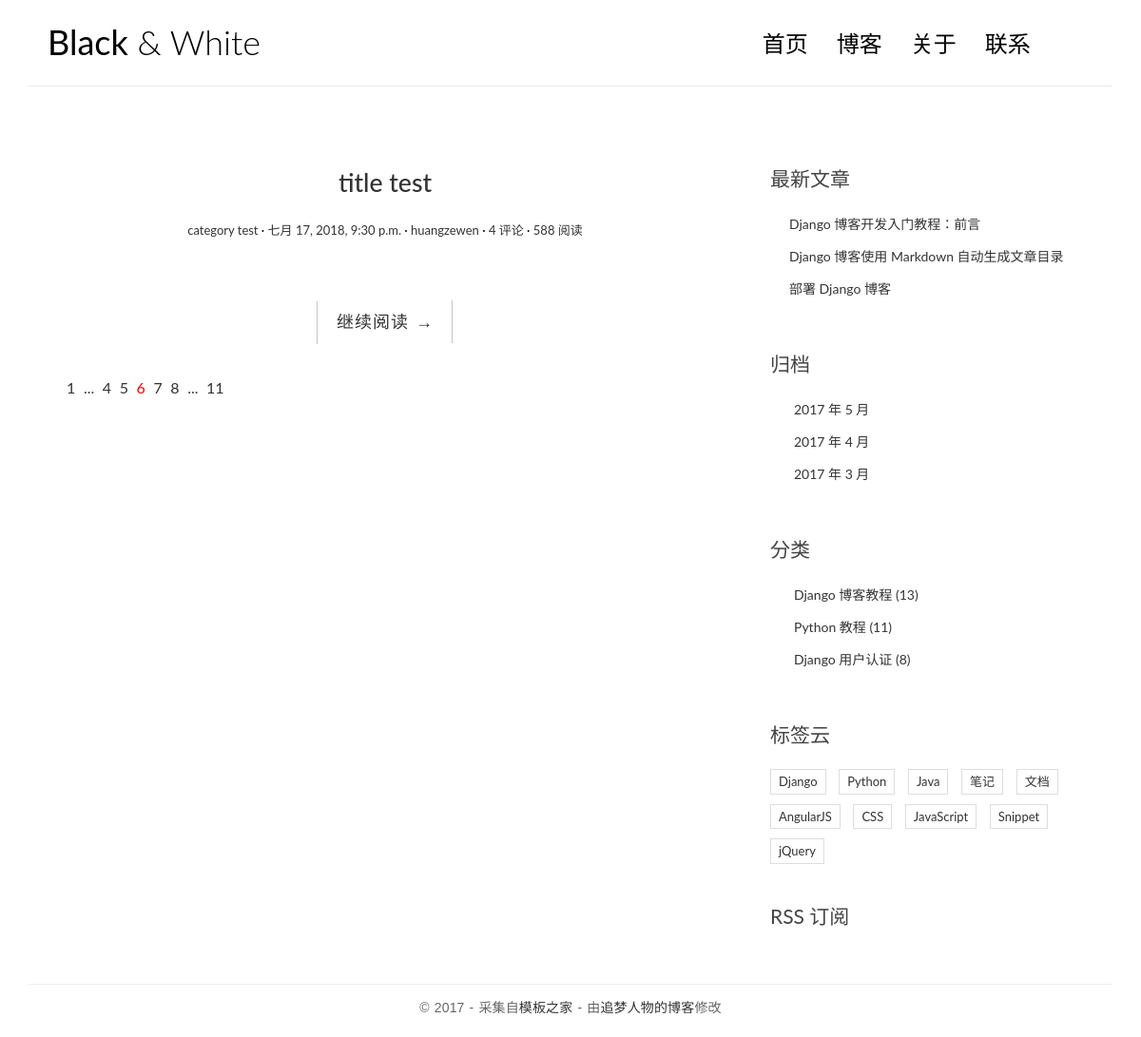
/blog/, run on an earlier commit of the app's database.
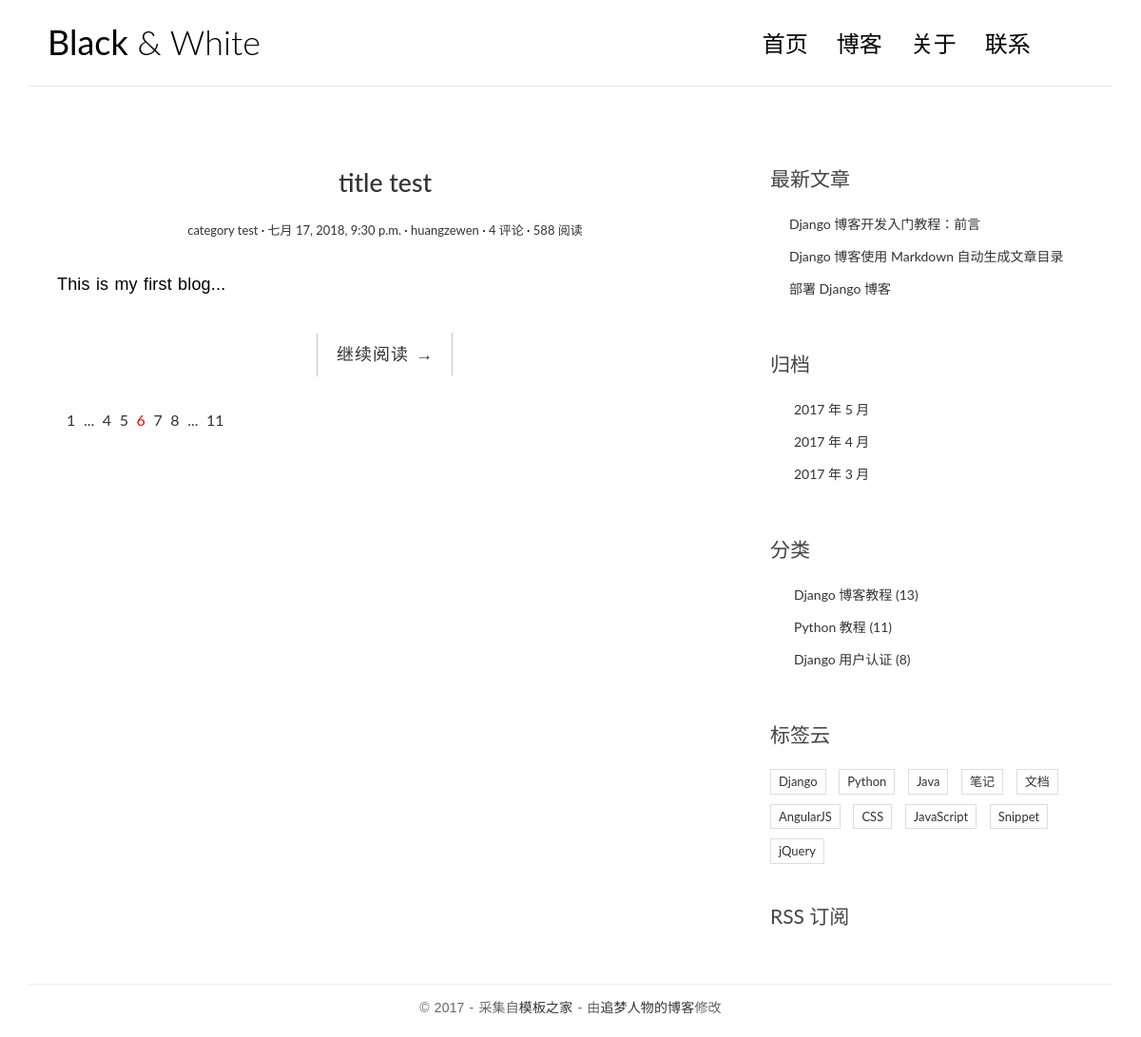
And on a later commit of the database.
### blog/models.py (models this page shows, shortened)
@python_2_unicode_compatible
class Post(models.Model):
    title = models.CharField(max_length=70)
    body = models.TextField()
    created_time = models.DateTimeField()
    modified_time = models.DateTimeField()
    excerpt = models.CharField(max_length=200, blank=True)
    category = models.ForeignKey(Category)
    tags = models.ManyToManyField(Tag, blank=True)
    author = models.ForeignKey(User)

@python_2_unicode_compatible
class Category(models.Model):
    name = models.CharField(max_length=100)

### blog/views.py (the view)
def index(request):
    post_list = Post.objects.all().order_by('-created_time')
    return render(request, 'blog/index.html', context={"post_list": post_list})

### templates/blog/index.html (shortened to what this page needs)
{% load staticfiles %}
<!DOCTYPE html>
<html>
<head>
    <link rel="stylesheet" href="{% static 'blog/css/bootstrap.min.css' %}">
    <link rel="stylesheet" href="http://code.ionicframework.com/ionicons/2.0.1/css/ionicons.min.css">
    <link rel="stylesheet" href="{% static 'blog/css/pace.css' %}">
    <link rel="stylesheet" href="{% static 'blog/css/custom.css' %}">
</head>
<body>
<div class="container">
    <header id="site-header">
        <div class="row">
            <div class="col-md-4 col-sm-5 col-xs-8">
                <div class="logo">
                    <h1><a href="index.html"><b>Black</b> &amp; White</a></h1>
                </div>
            </div>
            <div class="col-md-8 col-sm-7 col-xs-4">
                <nav class="main-nav" role="navigation">
                    <div class="collapse navbar-collapse" id="bs-example-navbar-collapse-1">
                        <ul class="nav navbar-nav navbar-right">
                            <li class="cl-effect-11"><a href="index.html" data-hover="首页">首页</a></li>
                            <li class="cl-effect-11"><a href="full-width.html" data-hover="博客">博客</a></li>
                            <li class="cl-effect-11"><a href="about.html" data-hover="关于">关于</a></li>
                            <li class="cl-effect-11"><a href="contact.html" data-hover="联系">联系</a></li>
                        </ul>
                    </div>
                </nav>
            </div>
        </div>
    </header>
</div>
<div class="content-body">
    <div class="container">
        <div class="row">
            <main class="col-md-8">
                {% for post in post_list %}
                <article class="post post-{{ post.pk }}">
                    <header class="entry-header">
                        <h1 class="entry-title">
                            <a href="single.html">{{ post.title }}</a>
                        </h1>
                        <div class="entry-meta">
                            <span class="post-category"><a href="#">{{ post.category.name }}</a></span>
                            <span class="post-date"><a href="#"><time class="entry-date"
                                                                      datetime="2012-11-09T23:15:57+00:00">{{ post.created_time }}</time></a></span>
                            <span class="post-author"><a href="#">{{ post.author}}</a></span>
                            <span class="comments-link"><a href="#">4 评论</a></span>
                            <span class="views-count"><a href="#">588 阅读</a></span>
                        </div>
                    </header>
                    <div class="entry-content clearfix">
                        <p>{{ post.excerpt }}</p>
                        <div class="read-more cl-effect-14">
                            <a href="#" class="more-link">继续阅读 <span class="meta-nav">→</span></a>
                        </div>
                    </div>
                </article>
                {% empty %}
                <div class="no-post">
                    No Articles temporarily, please wait!
                </div>
                {% endfor %}
                <div class="pagination">
                    <ul>
                        <li><a href="">1</a></li>
                        <li><a href="">...</a></li>
                        <li><a href="">4</a></li>
                        <li><a href="">5</a></li>
                        <li class="current"><a href="">6</a></li>
                        <li><a href="">7</a></li>
                        <li><a href="">8</a></li>
                        <li><a href="">...</a></li>
                        <li><a href="">11</a></li>
                    </ul>
                </div>
            </main>
            <aside class="col-md-4">
                <div class="widget widget-recent-posts">
                    <h3 class="widget-title">最新文章</h3>
                    <ul>
                        <li>
                            <a href="#">Django 博客开发入门教程：前言</a>
                        </li>
                        <li>
                            <a href="#">Django 博客使用 Markdown 自动生成文章目录</a>
                        </li>
                        <li>
                            <a href="#">部署 Django 博客</a>
                        </li>
                    </ul>
                </div>
                <div class="widget widget-archives">
                    <h3 class="widget-title">归档</h3>
                    <ul>
                        <li>
                            <a href="#">2017 年 5 月</a>
                        </li>
                        <li>
                            <a href="#">2017 年 4 月</a>
                        </li>
                        <li>
                            <a href="#">2017 年 3 月</a>
                        </li>
                    </ul>
                </div>
                <div class="widget widget-category">
                    <h3 class="widget-title">分类</h3>
                    <ul>
                        <li>
                            <a href="#">Django 博客教程 <span class="post-count">(13)</span></a>
                        </li>
                        <li>
                            <a href="#">Python 教程 <span class="post-count">(11)</span></a>
                        </li>
                        <li>
                            <a href="#">Django 用户认证 <span class="post-count">(8)</span></a>
                        </li>
                    </ul>
                </div>
                <div class="widget widget-tag-cloud">
                    <h3 class="widget-title">标签云</h3>
                    <ul>
                        <li>
                            <a href="#">Django</a>
                        </li>
                        <li>
                            <a href="#">Python</a>
                        </li>
                        <li>
                            <a href="#">Java</a>
                        </li>
                        <li>
                            <a href="#">笔记</a>
                        </li>
                        <li>
                            <a href="#">文档</a>
                        </li>
                        <li>
                            <a href="#">AngularJS</a>
                        </li>
                        <li>
                            <a href="#">CSS</a>
                        </li>
                        <li>
                            <a href="#">JavaScript</a>
                        </li>
                        <li>
                            <a href="#">Snippet</a>
                        </li>
                        <li>
                            <a href="#">jQuery</a>
                        </li>
                    </ul>
                </div>
                <div class="rss">
                    <a href=""> RSS 订阅</a>
                </div>
            </aside>
        </div>
    </div>
</div>
<footer id="site-footer">
    <div class="container">
        <div class="row">
            <div class="col-md-12">
                <p class="copyright">&copy 2017 - 采集自<a href="http://www.cssmoban.com/"
                                                        target="_blank" title="模板之家">模板之家</a>
                    - 由<a href="http://zmrenwu.com/" title="网页模板" target="_blank">追梦人物的博客</a>修改
                </p>
            </div>
        </div>
    </div>
</footer>
</body>
</html>

### blog/static/blog/css/custom.css (style rules this page uses)
* { outline: none; }
h1, h2, h3, h4, h5, h6 { margin-top: 0; }
b { font-weight: 400; }
a { color: #333; }
body { color: #444; font-family: 'Lato', sans-serif; }
p { font-family: 'Ubuntu', sans-serif; font-weight: 400; word-spacing: 1px; letter-spacing: 0.01em; }
#site-header { background-color: #FFF; padding: 25px 20px; margin-bottom: 40px; border-bottom: 1px solid #e7e7e7; }
.logo h1 a { color: #000; }
.logo h1 { margin: 0; font-family: 'Lato', sans-serif; font-weight: 300; }
.main-nav { margin-top: 11px; max-width: 95%; }
.main-nav a { color: #000000 !important; padding: 0 0 5px 0 !important; margin-right: 30px; font-family: 'Lato', sans-serif; font-weight: 300; font-size: 24px; }
.cl-effect-11 a { padding: 10px 0; color: #0972b4; text-shadow: none; }
.cl-effect-11 a::before { position: absolute; top: 0; left: 0; overflow: hidden; padding: 0 0 5px 0 !important; max-width: 0; border-bottom: 1px solid #000; color: #000; content: attr(data-hover); white-space: nowrap; -webkit-transition: max-width 0.5s; -moz-transition: max-width 0.5s; transition: max-width 0.5s; }
.content-body { padding-bottom: 4em; }
.post { background: #fff; padding: 30px 30px 0; }
.entry-title { text-align: center; font-size: 1.9em; margin-bottom: 20px; line-height: 1.6; padding: 10px 20px 0; }
.entry-meta { text-align: center; color: #DDDDDD; font-size: 13px; margin-bottom: 30px; }
.entry-content { font-size: 18px; line-height: 1.9; font-weight: 300; color: #000; }
.post-category::after, .post-date::after, .post-author::after, .comments-link::after { content: ' ·'; color: #000; }
.read-more { font-family: 'Ubuntu', sans-serif; font-weight: 400; word-spacing: 1px; letter-spacing: 0.01em; text-align: center; margin-top: 20px; }
.cl-effect-14 a { padding: 0 20px; height: 45px; line-height: 45px; position: relative; display: inline-block; margin: 15px 25px; letter-spacing: 1px; font-weight: 400; text-shadow: 0 0 1px rgba(255, 255, 255, 0.3); }
.cl-effect-14 a::before, .cl-effect-14 a::after { position: absolute; width: 45px; height: 1px; background: #C3C3C3; content: ''; -webkit-transition: all 0.3s; -moz-transition: all 0.3s; transition: all 0.3s; pointer-events: none; }
.cl-effect-14 a::before { top: 0; left: 0; -webkit-transform: rotate(90deg); -moz-transform: rotate(90deg); transform: rotate(90deg); -webkit-transform-origin: 0 0; -moz-transform-origin: 0 0; transform-origin: 0 0; }
.cl-effect-14 a::after { right: 0; bottom: 0; -webkit-transform: rotate(90deg); -moz-transform: rotate(90deg); transform: rotate(90deg); -webkit-transform-origin: 100% 0; -moz-transform-origin: 100% 0; transform-origin: 100% 0; }
.widget { background: #fff; padding: 30px 0 0; }
.widget-title { font-size: 1.5em; margin-bottom: 20px; line-height: 1.6; padding: 10px 0 0; font-weight: 400; }
.widget-recent-posts ul { padding: 0; margin: 0; padding-left: 20px; }
.widget-recent-posts ul li { list-style-type: none; position: relative; line-height: 170%; margin-bottom: 10px; }
.widget-recent-posts ul li::before { content: '\f3d3'; font-family: "Ionicons"; position: absolute; left: -17px; top: 3px; font-size: 16px; color: #000; }
.widget-archives ul { padding: 0; margin: 0; padding-left: 25px; }
.widget-archives ul li { list-style-type: none; position: relative; line-height: 170%; margin-bottom: 10px; }
.widget-archives ul li::before { content: '\f3f3'; font-family: "Ionicons"; position: absolute; left: -25px; top: 1px; font-size: 16px; color: #000; }
.widget-category ul { padding: 0; margin: 0; padding-left: 25px; }
.widget-category ul li { list-style-type: none; position: relative; line-height: 170%; margin-bottom: 10px; }
.widget-category ul li::before { content: '\f3fe'; font-family: "Ionicons"; position: absolute; left: -25px; top: 1px; font-size: 18px; color: #000; }
.widget-tag-cloud ul { padding: 0; margin: 0; margin-right: -10px; }
.widget-tag-cloud ul li { list-style-type: none; font-size: 13px; display: inline-block; margin-right: 10px; margin-bottom: 10px; padding: 3px 8px; border: 1px solid #ddd; }
.rss { font-size: 21px; margin-top: 30px; }
.rss a { color: #444; }
#site-footer { padding-top: 10px; padding: 0 0 1.5em 0; }
.copyright { text-align: center; padding-top: 1em; margin: 0; border-top: 1px solid #eee; color: #666; }
.pagination ul { list-style: none; }
.pagination ul li { display: inline-block; font-size: 16px; margin-right: 5px; }
.current a { color: red; }

What changed in the data, as far as the page shows it:
changed Post "title test": excerpt (not shown) → "This is my first blog..."
